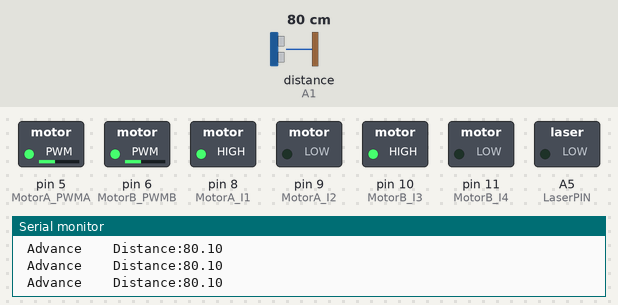
Bench run of a sketch on a simulated Arduino Uno, built with avr-gcc and run on an emulated ATmega328P. Parts: switched loads named in the sketch (green lamp = pin HIGH), the last lines printed to the serial monitor. Wiring (inferred from the names in the program): ultrasonic range finder: trigger A0; echo A1. The inputs (shaded band) are chosen by the test bench; at power-on: distance to the obstacle (sensor on A1) 80 cm. The echo pulse lasts 58.3 µs per cm; pins used as bus, display or sensor lines are not drawn.

Above: at 1.2 s.
1.3 s: distance to the obstacle (sensor on A1) set to 12 cm
2.8 s: distance to the obstacle (sensor on A1) set to 9 cm
At 4.1 s:
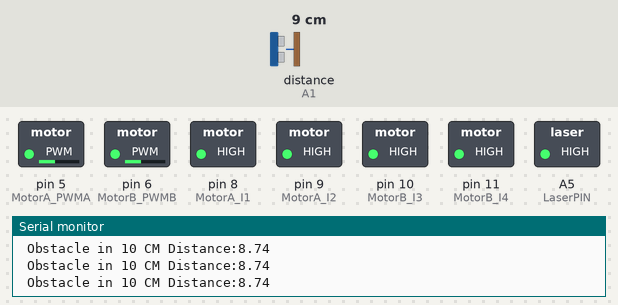
4.4 s: distance to the obstacle (sensor on A1) set to 18 cm
At 5.2 s:
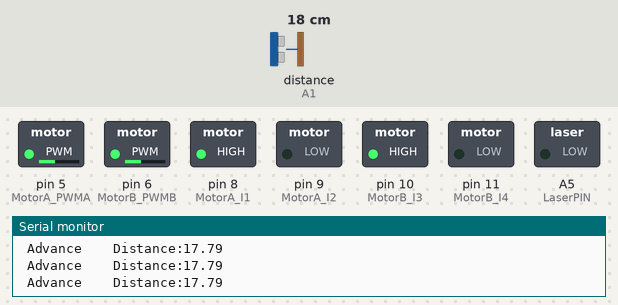
6.0 s: distance to the obstacle (sensor on A1) set to 2 cm
At 6.5 s:
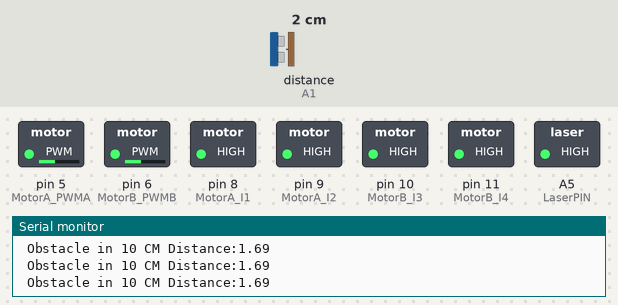
7.6 s: distance to the obstacle (sensor on A1) set to 35 cm
At 8.5 s:
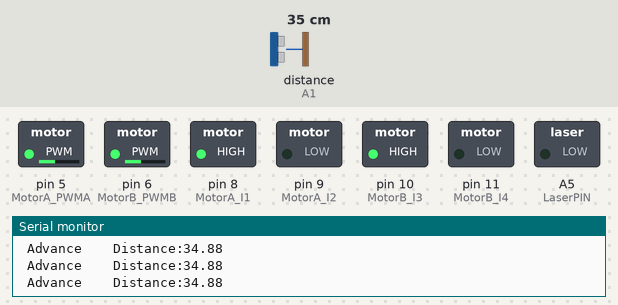
Timing chart, 0 to 10.2 s (numbered marks = the images above; inputs shaded):
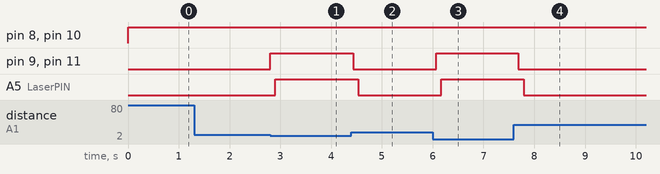

The sketch:

Head_direction_Ultrasonic_Car.ino
```cpp
//*******************************************************************************
//    超音波避障實驗2
//*******************************************************************************
// L298N 馬達驅動板
// 宣告 MotorA 為右邊
// 宣告 MotorB 為左邊

#define MotorA_I1     8  //定義 I1 接腳
#define MotorA_I2     9  //定義 I2 接腳
#define MotorB_I3    10  //定義 I3 接腳
#define MotorB_I4    11  //定義 I4 接腳
#define MotorA_PWMA    5  //定義 ENA (PWM調速) 接腳
#define MotorB_PWMB    6  //定義 ENB (PWM調速) 接腳
#define LaserPIN      A5
// HC-SR04 超音波測距模組
#define US_Trig  A0  //定義超音波模組 Trig 腳位
#define US_Echo  A1  //定義超音波模組 Echo 腳位

int F_Distance = 0;

void setup()
{
  Serial.begin(9600);

  pinMode(MotorA_I1,OUTPUT);
  pinMode(MotorA_I2,OUTPUT);
  pinMode(MotorB_I3,OUTPUT);
  pinMode(MotorB_I4,OUTPUT);
  pinMode(MotorA_PWMA,OUTPUT);
  pinMode(MotorB_PWMB,OUTPUT);
  pinMode(LaserPIN,OUTPUT);

  pinMode(US_Trig, OUTPUT);
  pinMode(US_Echo, INPUT);

  analogWrite(MotorA_PWMA,100);    //設定馬達 (右) 轉速
  analogWrite(MotorB_PWMB,100);    //設定馬達 (左) 轉速
}

void advance(int a)    // 小車前進
{
    digitalWrite(MotorA_I1,HIGH);   //馬達（右）順時針轉動
    digitalWrite(MotorA_I2,LOW);
    digitalWrite(MotorB_I3,HIGH);   //馬達（左）逆時針轉動
    digitalWrite(MotorB_I4,LOW);
    delay(a * 100);
}

void stopRL(int f)  //小車停止
{
    digitalWrite(MotorA_I1,HIGH);   //馬達（右）停止轉動
    digitalWrite(MotorA_I2,HIGH);
    digitalWrite(MotorB_I3,HIGH);   //馬達（左）停止轉動
    digitalWrite(MotorB_I4,HIGH);
    delay(f * 100);
}

int Ask_Distance()  // 測量距離
{
    digitalWrite(US_Trig, LOW);   // 讓超聲波發射低電壓2μs
    delayMicroseconds(2);
    digitalWrite(US_Trig, HIGH);  // 讓超聲波發射高電壓10μs，這裡至少是10μs
    delayMicroseconds(10);
    digitalWrite(US_Trig, LOW);   // 維持超聲波發射低電壓
    float distance = pulseIn(US_Echo, HIGH);  // 讀取時間差
    distance = distance / 5.8 / 10;  // 將時間轉為距離距离（單位：公分）
    Serial.print("Distance:"); //輸出距離（單位：公分）
    Serial.println(distance); //顯示距離
    Serial.print('\n');
    return distance;
}

void loop()
 {
    F_Distance = Ask_Distance();  // 讀取前方距離避障

    if(F_Distance < 10)  // 超音波感測器偵測後得到的距離低於 10公分
    {
        stopRL(1); // Stop for a while
        digitalWrite(LaserPIN,HIGH);
        Serial.print(" Obstacle in 10 CM ");
    }
    else
    {
        advance(1);                // 正常前進
        digitalWrite(LaserPIN,LOW);
        Serial.print(" Advance ");  //顯示方向(前進)
        Serial.print("   ");
    }
 }
```

Measured:
- the behaviour switches between 11 and 10 cm on distance to the obstacle (sensor on A1) (found by bisection; images 0 and 1)
- after the input at 2.8 s, pin 9 (MotorA_I2), pin 11 (MotorB_I4): LOW → HIGH at once; A5 (LaserPIN): LOW → HIGH after 0.10 s
- after the input at 4.4 s, pin 9 (MotorA_I2), pin 11 (MotorB_I4): HIGH → LOW at once; A5 (LaserPIN): HIGH → LOW after 0.13 s
- after the input at 6.0 s, pin 9 (MotorA_I2), pin 11 (MotorB_I4): LOW → HIGH after 0.07 s; A5 (LaserPIN): LOW → HIGH after 0.17 s
- after the input at 7.6 s, pin 9 (MotorA_I2), pin 11 (MotorB_I4): HIGH → LOW after 0.09 s; A5 (LaserPIN): HIGH → LOW after 0.19 s
